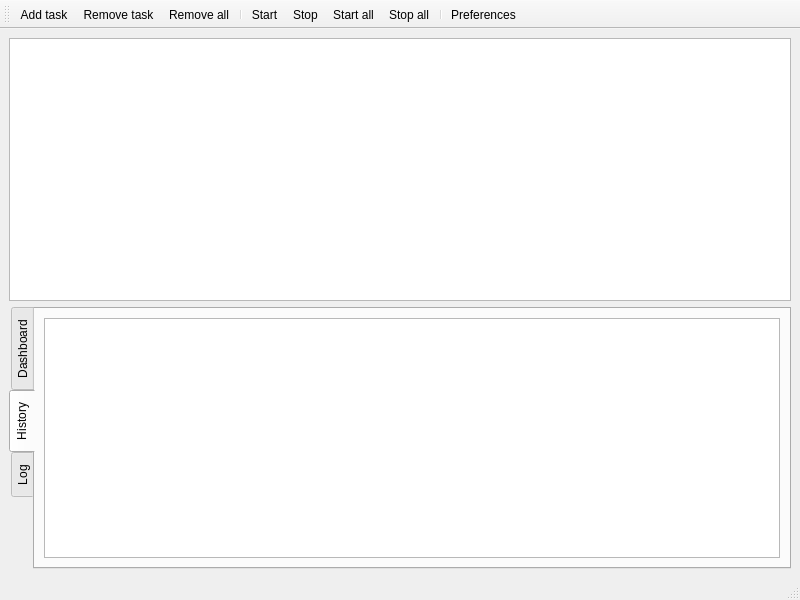
<ui version="4.0" >
 <class>CSTP</class>
 <widget class="QMainWindow" name="CSTP" >
  <property name="geometry" >
   <rect>
    <x>0</x>
    <y>0</y>
    <width>800</width>
    <height>600</height>
   </rect>
  </property>
  <property name="windowTitle" >
   <string>CSTP</string>
  </property>
  <widget class="QWidget" name="centralwidget" >
   <property name="geometry" >
    <rect>
     <x>0</x>
     <y>39</y>
     <width>800</width>
     <height>542</height>
    </rect>
   </property>
   <layout class="QVBoxLayout" name="verticalLayout" >
    <item>
     <widget class="QTreeView" name="MainView_" >
      <property name="selectionMode" >
       <enum>QAbstractItemView::ExtendedSelection</enum>
      </property>
      <property name="rootIsDecorated" >
       <bool>false</bool>
      </property>
      <property name="itemsExpandable" >
       <bool>false</bool>
      </property>
      <property name="expandsOnDoubleClick" >
       <bool>false</bool>
      </property>
     </widget>
    </item>
    <item>
     <widget class="QTabWidget" name="tabWidget" >
      <property name="tabPosition" >
       <enum>QTabWidget::West</enum>
      </property>
      <property name="currentIndex" >
       <number>1</number>
      </property>
      <widget class="QWidget" name="TabDashboard_" >
       <property name="geometry" >
        <rect>
         <x>0</x>
         <y>0</y>
         <width>758</width>
         <height>252</height>
        </rect>
       </property>
       <attribute name="title" >
        <string>Dashboard</string>
       </attribute>
      </widget>
      <widget class="QWidget" name="TabHistory_" >
       <property name="geometry" >
        <rect>
         <x>0</x>
         <y>0</y>
         <width>758</width>
         <height>252</height>
        </rect>
       </property>
       <attribute name="title" >
        <string>History</string>
       </attribute>
       <layout class="QVBoxLayout" name="verticalLayout_2" >
        <item>
         <widget class="QTreeView" name="HistoryView_" >
          <property name="contextMenuPolicy" >
           <enum>Qt::ActionsContextMenu</enum>
          </property>
          <property name="selectionMode" >
           <enum>QAbstractItemView::ExtendedSelection</enum>
          </property>
          <property name="rootIsDecorated" >
           <bool>false</bool>
          </property>
          <property name="itemsExpandable" >
           <bool>false</bool>
          </property>
          <property name="expandsOnDoubleClick" >
           <bool>false</bool>
          </property>
         </widget>
        </item>
       </layout>
      </widget>
      <widget class="QWidget" name="TabLog_" >
       <property name="geometry" >
        <rect>
         <x>0</x>
         <y>0</y>
         <width>758</width>
         <height>252</height>
        </rect>
       </property>
       <attribute name="title" >
        <string>Log</string>
       </attribute>
       <layout class="QHBoxLayout" name="horizontalLayout" >
        <item>
         <widget class="QTextBrowser" name="Logger_" />
        </item>
       </layout>
      </widget>
     </widget>
    </item>
   </layout>
  </widget>
  <widget class="QStatusBar" name="statusbar" >
   <property name="geometry" >
    <rect>
     <x>0</x>
     <y>581</y>
     <width>800</width>
     <height>19</height>
    </rect>
   </property>
  </widget>
  <widget class="QToolBar" name="toolBar" >
   <property name="geometry" >
    <rect>
     <x>0</x>
     <y>0</y>
     <width>800</width>
     <height>39</height>
    </rect>
   </property>
   <property name="windowTitle" >
    <string>CSTP</string>
   </property>
   <attribute name="toolBarArea" >
    <enum>TopToolBarArea</enum>
   </attribute>
   <attribute name="toolBarBreak" >
    <bool>false</bool>
   </attribute>
   <addaction name="ActionAddTask_" />
   <addaction name="ActionRemoveTask_" />
   <addaction name="ActionRemoveAll_" />
   <addaction name="separator" />
   <addaction name="ActionStart_" />
   <addaction name="ActionStop_" />
   <addaction name="ActionStartAll_" />
   <addaction name="ActionStopAll_" />
   <addaction name="separator" />
   <addaction name="ActionPreferences_" />
  </widget>
  <action name="ActionAddTask_" >
   <property name="icon" >
    <iconset resource="resources.qrc" >
     <normaloff>:/resources/images/add.png</normaloff>:/resources/images/add.png</iconset>
   </property>
   <property name="text" >
    <string>Add task...</string>
   </property>
  </action>
  <action name="ActionRemoveTask_" >
   <property name="icon" >
    <iconset resource="resources.qrc" >
     <normaloff>:/resources/images/remove.png</normaloff>:/resources/images/remove.png</iconset>
   </property>
   <property name="text" >
    <string>Remove task</string>
   </property>
  </action>
  <action name="ActionStart_" >
   <property name="text" >
    <string>Start</string>
   </property>
  </action>
  <action name="ActionStop_" >
   <property name="icon" >
    <iconset resource="resources.qrc" >
     <normaloff>:/resources/images/stop.png</normaloff>:/resources/images/stop.png</iconset>
   </property>
   <property name="text" >
    <string>Stop</string>
   </property>
  </action>
  <action name="ActionRemoveAll_" >
   <property name="text" >
    <string>Remove all</string>
   </property>
  </action>
  <action name="ActionStartAll_" >
   <property name="text" >
    <string>Start all</string>
   </property>
  </action>
  <action name="ActionStopAll_" >
   <property name="text" >
    <string>Stop all</string>
   </property>
  </action>
  <action name="ActionPreferences_" >
   <property name="icon" >
    <iconset resource="resources.qrc" >
     <normaloff>:/resources/images/preferences.png</normaloff>:/resources/images/preferences.png</iconset>
   </property>
   <property name="text" >
    <string>Preferences...</string>
   </property>
  </action>
  <action name="ActionRemoveItemFromHistory_" >
   <property name="text" >
    <string>Remove item</string>
   </property>
  </action>
 </widget>
 <resources>
  <include location="resources.qrc" />
 </resources>
 <connections/>
</ui>
